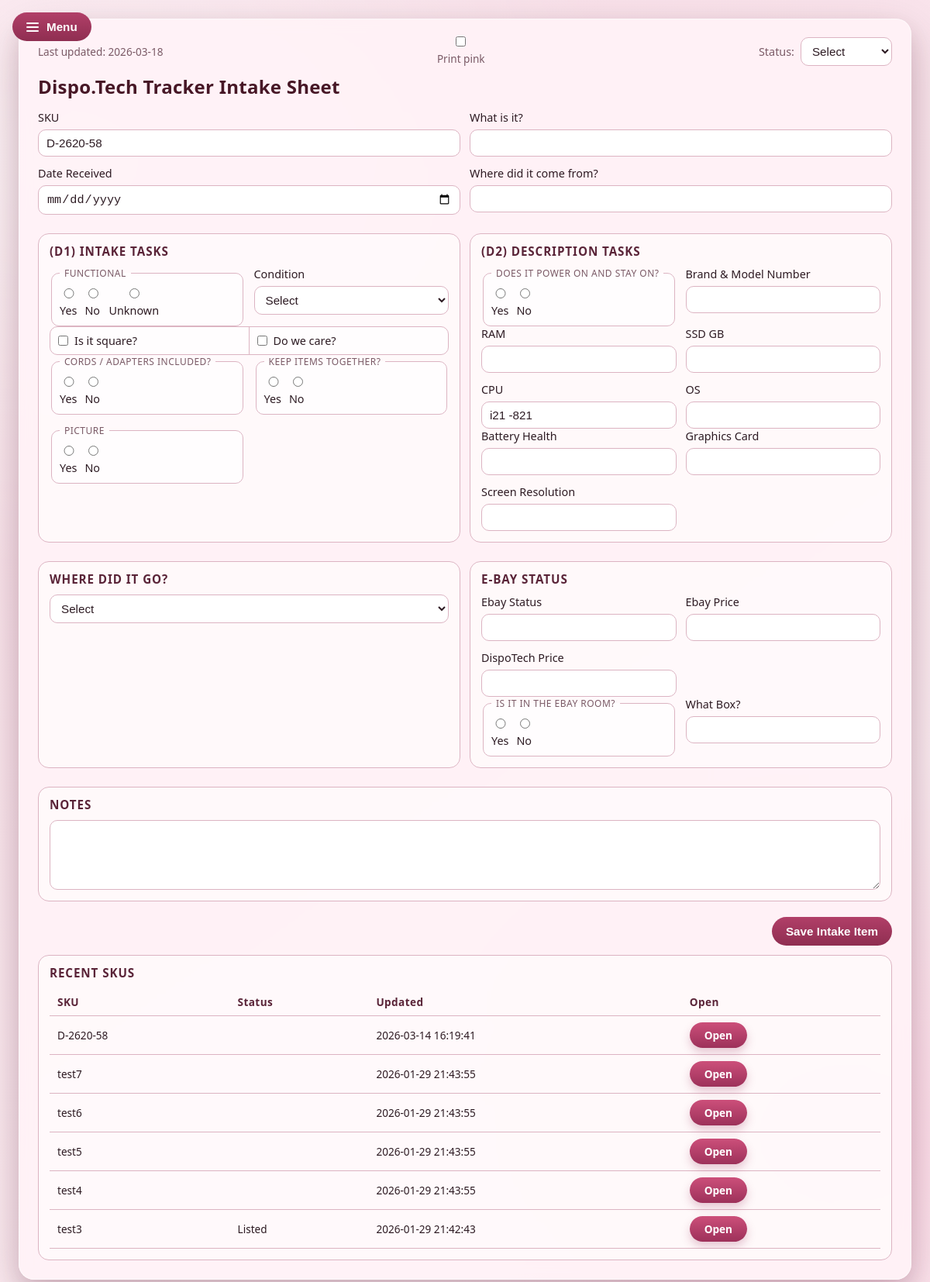
Screenshot of /index.php?sku=D-2620-58 with the database file from the repository.
### tables this page shows
CREATE TABLE intake_items (
    id INTEGER PRIMARY KEY AUTOINCREMENT,
    created_at TEXT NOT NULL DEFAULT (datetime('now')),
    updated_at TEXT NOT NULL DEFAULT (datetime('now')),
    sku TEXT,
    status TEXT,
    what_is_it TEXT,
    date_received TEXT,
    source TEXT,
    functional TEXT,
    condition TEXT,
    is_square INTEGER,
    care_if_square INTEGER,
    cords_adapters TEXT,
    keep_items_together TEXT,
    picture_taken TEXT,
    power_on TEXT,
    brand_model TEXT,
    ram TEXT,
    ssd_gb TEXT,
    cpu TEXT,
    battery_health TEXT,
    graphics_card TEXT,
    screen_resolution TEXT,
    where_it_goes TEXT,
    ebay_status TEXT,
    ebay_price REAL,
    dispotech_price REAL,
    in_ebay_room TEXT,
    what_box TEXT,
    notes TEXT
, sku_normalized TEXT, os TEXT);

### index.php (the view, shortened to what this page needs)
<?php
$pdo = new PDO('sqlite:' . DB_PATH, null, null, [
    PDO::ATTR_ERRMODE => PDO::ERRMODE_EXCEPTION,
]);
$pdo->exec(<<<'SQL'
CREATE TABLE IF NOT EXISTS intake_items (
    id INTEGER PRIMARY KEY AUTOINCREMENT,
    created_at TEXT NOT NULL DEFAULT (datetime('now')),
    updated_at TEXT NOT NULL DEFAULT (datetime('now')),
    sku TEXT,
    status TEXT,
    what_is_it TEXT,
    date_received TEXT,
    source TEXT,
    functional TEXT,
    condition TEXT,
    is_square INTEGER,
    care_if_square INTEGER,
    cords_adapters TEXT,
    keep_items_together TEXT,
    picture_taken TEXT,
    power_on TEXT,
    brand_model TEXT,
    ram TEXT,
    ssd_gb TEXT,
    cpu TEXT,
    os TEXT,
    battery_health TEXT,
    graphics_card TEXT,
    screen_resolution TEXT,
    where_it_goes TEXT,
    ebay_status TEXT,
    ebay_price REAL,
    dispotech_price REAL,
    in_ebay_room TEXT,
    what_box TEXT,
    notes TEXT
);
SQL);
$pdo->exec("CREATE INDEX IF NOT EXISTS idx_intake_items_sku_normalized ON intake_items (sku_normalized)");
$pdo->exec("UPDATE intake_items SET sku_normalized = UPPER(TRIM(COALESCE(sku, ''))) WHERE sku_normalized IS NULL OR sku_normalized = ''");
function normalizeSku(string $sku): string
{
    return strtoupper(trim($sku));
}
$lookupSku = trim($_GET['sku'] ?? '');
$lookupSkuNormalized = normalizeSku($lookupSku);
$currentItem = null;
if ($lookupSkuNormalized !== '') {
    $stmt = $pdo->prepare('SELECT * FROM intake_items WHERE sku_normalized = :sku_normalized ORDER BY id DESC LIMIT 1');
    $stmt->execute(['sku_normalized' => $lookupSkuNormalized]);
    $currentItem = $stmt->fetch(PDO::FETCH_ASSOC) ?: null;
}
$recent = $pdo->query('SELECT * FROM intake_items ORDER BY id DESC LIMIT 25')->fetchAll(PDO::FETCH_ASSOC);
$formData = $_POST;
if (!$formData && $currentItem) {
    $formData = $currentItem;
}
function h(?string $value): string
{
    return htmlspecialchars($value ?? '', ENT_QUOTES, 'UTF-8');
}
function checked(string $name, string $value, array $formData): string
{
    return (($formData[$name] ?? '') === $value) ? 'checked' : '';
}
?>
<!doctype html>
<html lang="en">
<head>
  <link rel="stylesheet" href="assets/style.css">
</head>
<body>
  <main class="page">
    <div class="app-menu">
      <button type="button" class="menu-toggle" aria-expanded="false" aria-controls="global-menu" id="menu-toggle">
        <span class="hamburger" aria-hidden="true"></span>
        <span>Menu</span>
      </button>
    </div>
    <section class="sheet intake">
      <div class="sheet-scale" id="sheet-scale">
        <div class="sheet-content" id="sheet-content">
          <header class="sheet-header">
        <div class="updated">Last updated: <span><?php echo date('Y-m-d'); ?></span></div>
        <label class="print-toggle">
          <input type="checkbox" id="print-pink">
          <span>Print pink</span>
        </label>
        <div class="status">
          <label>
            <span>Status:</span>
            <select name="status" form="intake-form">
              <option value="">Select</option>
            </select>
          </label>
        </div>
      </header>
      <h1>Dispo.Tech Tracker Intake Sheet</h1>
      <form id="intake-form" method="post" class="form-grid">
        <div class="form-columns">
          <div class="row">
            <label>SKU
              <input type="text" name="sku" value="<?php echo h($formData['sku'] ?? ''); ?>" required>
            </label>
            <label>What is it?
              <input type="text" name="what_is_it" value="<?php echo h($formData['what_is_it'] ?? ''); ?>">
            </label>
          </div>
          <div class="row">
            <label>Date Received
              <input type="date" name="date_received" value="<?php echo h($formData['date_received'] ?? ''); ?>">
            </label>
            <label>Where did it come from?
              <input type="text" name="source" value="<?php echo h($formData['source'] ?? ''); ?>">
            </label>
          </div>
          <div class="section">
            <h2>(D1) Intake Tasks</h2>
            <div class="row">
              <fieldset>
                <legend>Functional</legend>
                <label><input type="radio" name="functional" value="Yes" <?php echo checked('functional','Yes', $formData); ?>> Yes</label>
                <label><input type="radio" name="functional" value="No" <?php echo checked('functional','No', $formData); ?>> No</label>
                <label><input type="radio" name="functional" value="Unknown" <?php echo checked('functional','Unknown', $formData); ?>> Unknown</label>
              </fieldset>
              <label>Condition
                <select name="condition">
                  <option value="">Select</option>
                </select>
              </label>
            </div>
            <div class="row">
              <div class="conjoined">
                <label class="segment">
                  <input type="checkbox" name="is_square" <?php echo !empty($formData['is_square']) ? 'checked' : ''; ?>>
                  <span>Is it square?</span>
                </label>
                <label class="segment">
                  <input type="checkbox" name="care_if_square" <?php echo !empty($formData['care_if_square']) ? 'checked' : ''; ?>>
                  <span>Do we care?</span>
                </label>
              </div>
            </div>
            <div class="row">
              <fieldset>
                <legend>Cords / adapters included?</legend>
                <label><input type="radio" name="cords_adapters" value="Yes" <?php echo checked('cords_adapters','Yes', $formData); ?>> Yes</label>
                <label><input type="radio" name="cords_adapters" value="No" <?php echo checked('cords_adapters','No', $formData); ?>> No</label>
              </fieldset>
              <fieldset>
                <legend>Keep items together?</legend>
                <label><input type="radio" name="keep_items_together" value="Yes" <?php echo checked('keep_items_together','Yes', $formData); ?>> Yes</label>
                <label><input type="radio" name="keep_items_together" value="No" <?php echo checked('keep_items_together','No', $formData); ?>> No</label>
              </fieldset>
              <fieldset>
                <legend>Picture</legend>
                <label><input type="radio" name="picture_taken" value="Yes" <?php echo checked('picture_taken','Yes', $formData); ?>> Yes</label>
                <label><input type="radio" name="picture_taken" value="No" <?php echo checked('picture_taken','No', $formData); ?>> No</label>
              </fieldset>
            </div>
          </div>
          <div class="section">
            <h2>(D2) Description Tasks</h2>
            <div class="row">
              <fieldset>
                <legend>Does it power on and stay on?</legend>
                <label><input type="radio" name="power_on" value="Yes" <?php echo checked('power_on','Yes', $formData); ?>> Yes</label>
                <label><input type="radio" name="power_on" value="No" <?php echo checked('power_on','No', $formData); ?>> No</label>
              </fieldset>
              <label>Brand & Model Number
                <input type="text" name="brand_model" value="<?php echo h($formData['brand_model'] ?? ''); ?>">
              </label>
            </div>
            <div class="row">
              <label>RAM
                <input type="text" name="ram" value="<?php echo h($formData['ram'] ?? ''); ?>">
              </label>
              <label>SSD GB
                <input type="text" name="ssd_gb" value="<?php echo h($formData['ssd_gb'] ?? ''); ?>">
              </label>
              <label>CPU
                <input type="text" name="cpu" value="<?php echo h($formData['cpu'] ?? ''); ?>">
              </label>
              <label>OS
                <input type="text" name="os" value="<?php echo h($formData['os'] ?? ''); ?>">
              </label>
            </div>
            <div class="row">
              <label>Battery Health
                <input type="text" name="battery_health" value="<?php echo h($formData['battery_health'] ?? ''); ?>">
              </label>
              <label>Graphics Card
                <input type="text" name="graphics_card" value="<?php echo h($formData['graphics_card'] ?? ''); ?>">
              </label>
              <label>Screen Resolution
                <input type="text" name="screen_resolution" value="<?php echo h($formData['screen_resolution'] ?? ''); ?>">
              </label>
            </div>
          </div>
          <div class="section">
            <h2>Where did it go?</h2>
            <div class="row">
              <label>
                <select name="where_it_goes">
                  <option value="">Select</option>
                </select>
              </label>
            </div>
          </div>
          <div class="section">
            <h2>E-Bay Status</h2>
            <div class="row">
              <label>Ebay Status
                <input type="text" name="ebay_status" value="<?php echo h($formData['ebay_status'] ?? ''); ?>">
              </label>
              <label>Ebay Price
                <input type="number" step="0.01" name="ebay_price" value="<?php echo h(isset($formData['ebay_price']) ? (string)$formData['ebay_price'] : ''); ?>">
              </label>
              <label>DispoTech Price
                <input type="number" step="0.01" name="dispotech_price" value="<?php echo h(isset($formData['dispotech_price']) ? (string)$formData['dispotech_price'] : ''); ?>">
              </label>
            </div>
            <div class="row">
              <fieldset>
                <legend>Is it in the EBay Room?</legend>
                <label><input type="radio" name="in_ebay_room" value="Yes" <?php echo checked('in_ebay_room','Yes', $formData); ?>> Yes</label>
                <label><input type="radio" name="in_ebay_room" value="No" <?php echo checked('in_ebay_room','No', $formData); ?>> No</label>
              </fieldset>
              <label>What Box?
                <input type="text" name="what_box" value="<?php echo h($formData['what_box'] ?? ''); ?>">
              </label>
            </div>
          </div>
        </div>
        <div class="section notes">
          <h2>Notes</h2>
          <textarea name="notes" rows="3"><?php echo h($formData['notes'] ?? ''); ?></textarea>
        </div>
        <div class="actions">
          <button type="submit">Save Intake Item</button>
        </div>
      </form>
      <section class="section recent-items">
        <h2>Recent SKUs</h2>
        <div class="table-wrap">
          <table>
            <thead>
              <tr>
                <th>SKU</th>
                <th>Status</th>
                <th>Updated</th>
                <th>Open</th>
              </tr>
            </thead>
            <tbody>
              <?php if (!$recent): ?>
                <tr>
                  <td colspan="4">No intake items saved yet.</td>
                </tr>
              <?php else: ?>
                <?php foreach ($recent as $item): ?>
                  <tr>
                    <td><?php echo h($item['sku'] ?? ''); ?></td>
                    <td><?php echo h($item['status'] ?? ''); ?></td>
                    <td><?php echo h($item['updated_at'] ?? ''); ?></td>
                    <td><a class="open-link" href="index.php?sku=<?php echo urlencode((string)($item['sku'] ?? '')); ?>">Open</a></td>
                  </tr>
                <?php endforeach; ?>
              <?php endif; ?>
            </tbody>
          </table>
        </div>
      </section>
        </div>
      </div>
    </section>
  </main>
</body>
</html>

### rows the page displays
intake_items: sku "D-2620-58", cpu "i21 -821", updated_at "2026-03-14 16:19:41"
intake_items: sku "test7", updated_at "2026-01-29 21:43:55"
intake_items: sku "test6", updated_at "2026-01-29 21:43:55"
intake_items: sku "test5", updated_at "2026-01-29 21:43:55"
intake_items: sku "test4", updated_at "2026-01-29 21:43:55"
intake_items: sku "test3", status "Listed", updated_at "2026-01-29 21:42:43"
